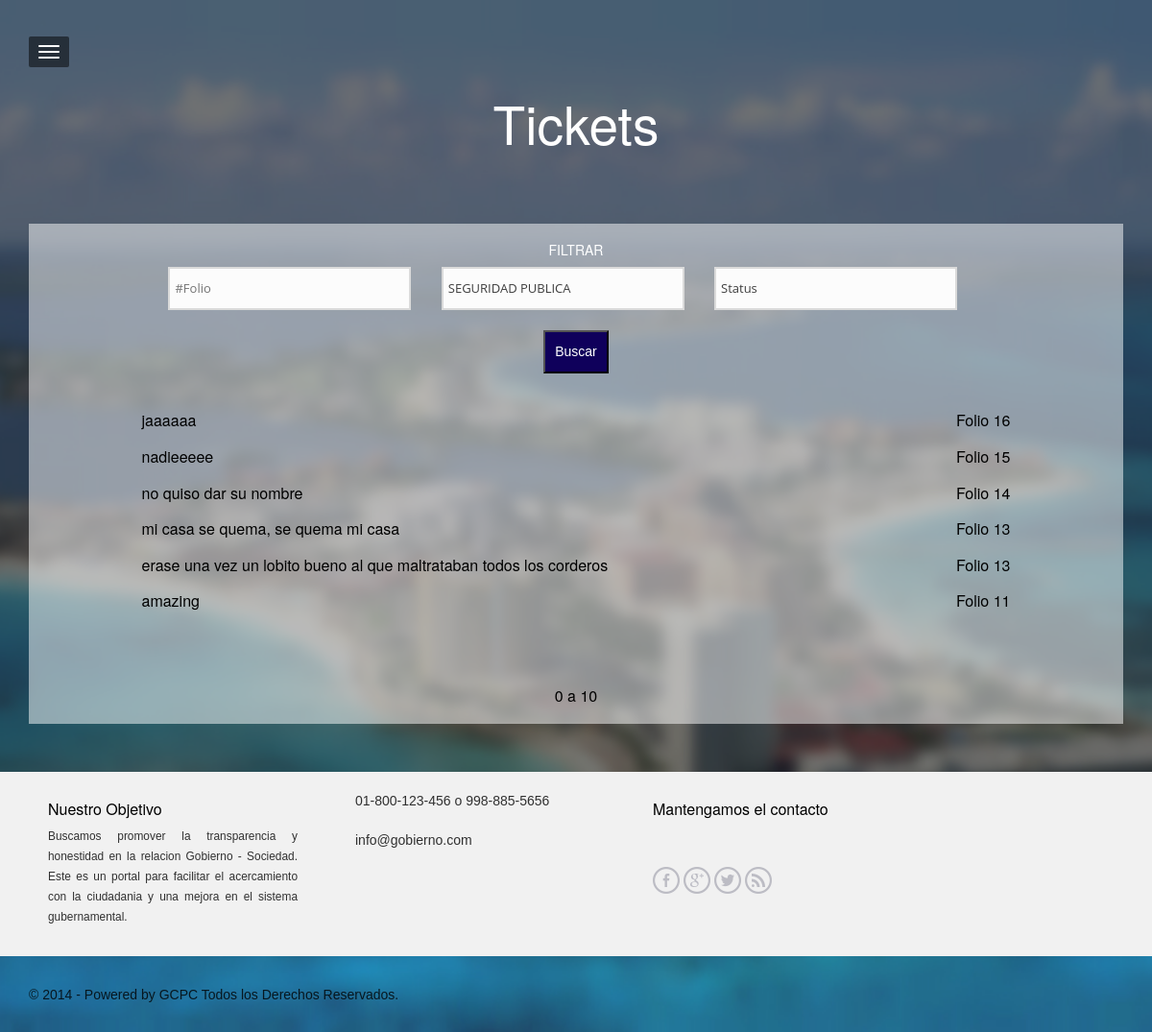
/demandas.php?serv=1, run on the app's committed database.
### tables this page shows
CREATE TABLE IF NOT EXISTS `demanda` (
  `id` int(11) NOT NULL AUTO_INCREMENT,
  `folio` varchar(10) NOT NULL,
  `idc` int(11) NOT NULL,
  `ids` int(11) NOT NULL,
  `comentario` text NOT NULL,
  `imagen` varchar(200) NOT NULL,
  `latitud` decimal(22,16) NOT NULL,
  `longitud` decimal(22,16) NOT NULL,
  `estatus` int(11) NOT NULL,
  `fecha` timestamp NOT NULL DEFAULT CURRENT_TIMESTAMP,
  `respuesta` varchar(2000) NOT NULL,
  PRIMARY KEY (`id`)
);

### admin/includes/systemcomponent.php (called while the page is built, shortened)
<?php
class systemcomponent{
	function getsettings(){
		$settings['dbhost']='localhost';
		$settings['dbusername']='root';
		$settings['dbpassword']='';
		$settings['dbname']='demanda';
		return $settings;
	}
}
?>

### admin/includes/dbconnector.php (called while the page is built, shortened)
<?php
require_once 'systemcomponent.php';
class dbconnector extends systemcomponent{
	var $link;
	function dbconnector(){
		$settings=systemcomponent::getsettings();
		$host=$settings['dbhost'];
		$db=$settings['dbname'];
		$user=$settings['dbusername'];
		$pass=$settings['dbpassword'];
		$this->link=mysql_connect($host, $user, $pass);
	}
	function query($query){
		return mysql_query($query, $this->link);
	}
	function fetcharray($result){
		return mysql_fetch_array($result);
	}
}
?>

### demandas.php (the view, shortened to what this page needs)
<?php
include("admin/includes/dbconnector.php");
$con=new dbconnector();
if($_GET['pag']){
	$inicio=$_GET['pag'];
}
else{
	$inicio=0;
}
?>
<!DOCTYPE html>
<html lang="en">
<head>
<?php include("header.php"); ?>
</head>
<body <?php if($_GET['fol']!=''){ echo 'onload="hecho();"'; } ?> class="theme-invert">
<?php include("menu.php"); ?>
<section class="section" id="head">
	<div class="container">
		<div class="row">
			<div class="col-md-10 col-lg-10 col-md-offset-1 col-lg-offset-1 text-center">
				<?php if($_GET['fol']==''){ ?><h1 class="title">Tickets</h1><br /><br /><br /><?php }
				else{ ?><h1 class="title">Ticket #<?php echo $_GET['fol']; ?>.</h1><?php } ?>
			</div>
		</div>
		<div class="linea">
			<?php if($_GET['fol']==''){ ?>
				<div class="row">
					<div class="col-md-10 col-lg-10 col-md-offset-1 col-lg-offset-1 text-center">
						<div class="col-sm-12">
							<form id="topics-filter" method="POST" action="demandas.php?act=search">
								<h5 class="bold">FILTRAR</h5>
								<input type="text" name="folio" placeholder="#Folio" />
								<select name="serv" class="one">
									<?php
									$sql=$con->query("SELECT * FROM servicio");
									while($row=$con->fetcharray($sql)){
										echo '<option ';
										if($_POST['serv']==$row['id']){ echo 'selected="selected"'; }
										echo 'value="'.$row['id'].'">'.$row['nombre'].'</option>';
									}
									?>
								</select>
								<select name="stat" class="two">
									<option value="0">Status</option>
								</select><br /><br />
								<input type="submit" id="searchsubmit" value="Buscar" />
							</form>
						</div>
					</div>
					<div class="col-md-10 col-lg-10 col-md-offset-1 col-lg-offset-1">
						<div class="col-sm-12">
							<?php
							$cond='';
							if($_GET['act']=='search'){
								$done=0;
								if($_POST['serv']>0){ $cond.='WHERE ids='.$_POST['serv']; $done=1; }
								if($_POST['stat']>0){
									if($done==0){ $cond.='WHERE estatus='.$_POST['stat']; $done=1; }
									else{ $cond.=' AND estatus='.$_POST['stat']; }
								}
								else{
									if($done==0){ $cond.='WHERE estatus IN (1,2,3)'; $done=1; }
									else{ $cond.=' AND estatus IN (1,2,3)'; }
								}
							}
							else{
								$cond='WHERE estatus IN (1,2,3)';
							}
							echo '<div class="encierro2">';
							$sql=$con->query("SELECT * FROM demanda ".$cond." ORDER BY fecha DESC LIMIT ".$inicio.",10");
							while($row=$con->fetcharray($sql)){
								echo '<a href="demandas.php?fol='.$row['folio'].'"><div class="row linke">';
								echo '<div class="right"><h5 class="opensans-bold">Folio '.$row['folio'].'</h5></div>';
								echo '<h6 class="opensans">'.$row['comentario'].'</h6>';
								echo '</div></a>';
							}
							echo '</div>';
							echo '<br />';
							echo '<center>';
							echo '<h6>'.$inicio.' a '.($inicio+10).'</h6>';
							echo '</center>';
							?>
						</div>
					</div>
				</div>
				<?php
			}
			?>
		</div>
	</div>
</section>
<?php include("footer.php"); ?>
</body>
</html>

### assets/css/magister.css (style rules this page uses)
html { background:#505D6E url(../images/body7.jpg) no-repeat center center fixed; min-height:100%;-webkit-background-size: cover; -moz-background-size: cover; -o-background-size: cover; background-size: cover; }
body { background:transparent; min-height:100%; -webkit-font-smoothing: antialiased;-webkit-overflow-scrolling: touch;line-height: 1.5em;font-size:14px; font-family: Helvetica, Arial, sans-serif;color:#fff;color:rgba(255,255,255,.8); font-weight: normal; }
.section { min-height:420px;width: 100%; overflow:auto;height:100%;padding-top:100px; padding-bottom:50px; display:none;top:0;background: rgba(20,20,20,.6); }
@media (min-width: 768px) { .section { padding-top:80px; } }
#head { display: block; }
a { color:#fff; text-decoration: none; }
.title,.subtitle { font-weight:normal;font-size:55px;margin-bottom:15px; color:#FFFFFF; line-height:1em; }
.theme-invert { color:#222;color:rgba(0,0,0,.8); }
.theme-invert a { color:#000; }
.theme-invert .title,.theme-invert .subtitle,.theme-invert .tagline { color:#FFF; }
.section p, .section h5, .section a { color:#FFF; }
.right { float:right; }
.encierro2 { padding: 30px 20px; margin-bottom:10px; }
.encierro2 h5 { font-size:16px; color:#000; }
.encierro2 h5,h6 { font-size:16px; color:#000; }
.encierro2 a { color:#000; }
.linea { padding-top:10px; padding-bottom:10px; padding-left:-30px; padding-right:-30px; background-color:rgba(255,255,255,.5); }
form#topics-filter select { -webkit-appearance: none; color: #3e3e3e; font-size: 13px; font-family: 'Open Sans', sans-serif!important; font-weight: 400; background-image: url(../images/sprite.png); background-repeat: no-repeat; background-position: -244px -100px; word-wrap:break-word; display: inline!important; background-color: #fcfcfc; border: 2px solid #dadada; padding: 10px 5px; border-radius: 0; width: 27.65%; border-radius: none!important; margin: 0 3% 0 0; -webkit-box-sizing: border-box; -moz-box-sizing: border-box; box-sizing: border-box; }
form#topics-filter input[type="text"] { -webkit-appearance: none; color: #3e3e3e; font-size: 13px; font-family: 'Open Sans', sans-serif!important; font-weight: 400; background-image: url(../images/sprite.png); background-repeat: no-repeat; background-position: -244px -100px; word-wrap:break-word; display: inline!important; background-color: #fcfcfc; border: 2px solid #dadada; padding: 10px 5px; border-radius: 0; width: 27.65%; border-radius: none!important; margin: 0 3% 0 0; -webkit-box-sizing: border-box; -moz-box-sizing: border-box; box-sizing: border-box; }
#searchsubmit { padding: 10px; background-color:rgba(15,0,91,1); color:#FFF; }

### data on the page
demanda: folio "16", comentario "jaaaaaa"
demanda: folio "15", comentario "nadieeeee"
demanda: folio "14", comentario "no quiso dar su nombre"
demanda: folio "13", comentario "mi casa se quema, se quema mi casa"
demanda: folio "13", comentario "erase una vez un lobito bueno al que maltrataban todos los corderos"
demanda: folio "11", comentario "amazing"

### other printed values
$inicio "0"
$inicio+10 "10"
form field serv "SEGURIDAD PUBLICA"
